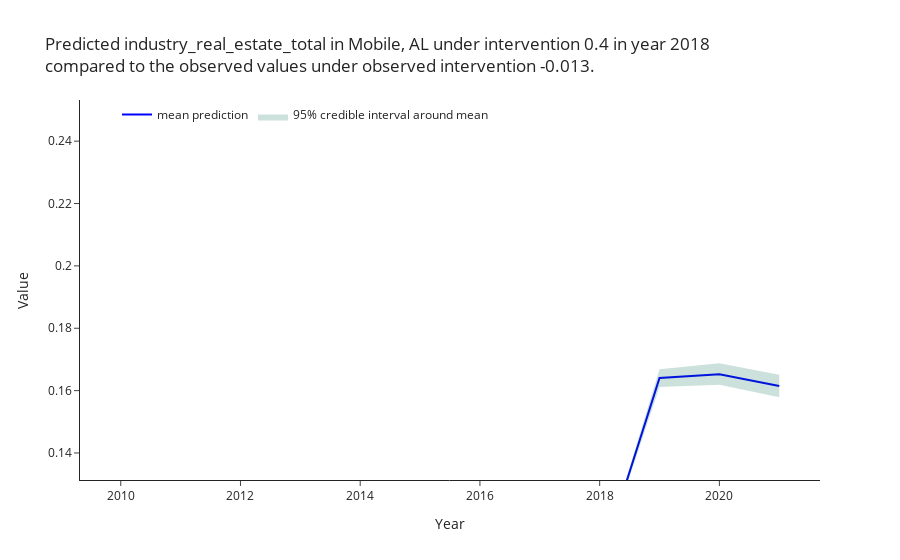

The notebook cell this image was saved under:
### Code cell
ci.plot_predictions(range_multiplier=1)

### Figure 1 — Plotly figure (JSON) as saved in the notebook; plotly's stock layout.template omitted (floating-point values rounded to 4 significant figures)
{"data": [{"line": {"color": "darkred", "width": 3}, "mode": "lines+markers", "name": "Mobile, AL", "showlegend": false, "text": "Mobile, AL", "textposition": "top right", "type": "scatter", "x": [2010, 2011, 2012, 2013, 2014, 2015, 2016, 2017, 2018, 2019, 2020, 2021], "y": [0.1238, 0.1186, 0.1086, 0.1098, 0.09507, 0.08755, 0.1004, 0.1087, 0.1038, 0.1106, 0.1147, 0.1102]}, {"line": {"color": "blue", "width": 2}, "mode": "lines", "name": "mean prediction", "text": [0.1038, 0.1641, 0.1653, 0.1615], "type": "scatter", "x": ["2018", "2019", "2020", "2021"], "y": [0.1038, 0.1641, 0.1653, 0.1615]}, {"fill": "toself", "fillcolor": "rgba(0,100,80,0.2)", "line": {"color": "rgba(255,255,255,0)"}, "name": "95% credible interval around mean", "type": "scatter", "x": ["2018", "2019", "2020", "2021", "2021", "2020", "2019", "2018"], "y": [0.1038, 0.1669, 0.1688, 0.1651, 0.1579, 0.1618, 0.1611, 0.1038]}], "layout": {"legend": {"orientation": "h", "traceorder": "normal", "x": 0.05, "y": 1}, "title": {"text": "Predicted industry_real_estate_total in Mobile, AL under intervention 0.4 in year 2018<br>compared to the observed values under observed intervention -0.013."}, "xaxis": {"title": {"text": "Year"}}, "yaxis": {"range": [0.1313, 0.2532], "title": {"text": "Value"}}}}
